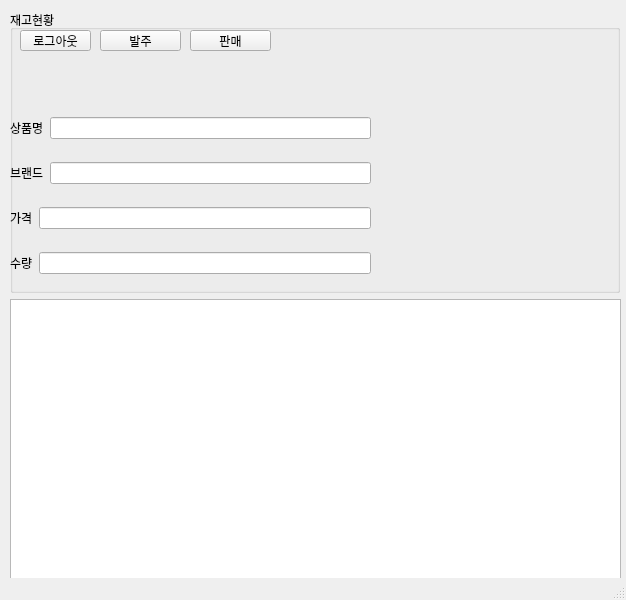
<?xml version="1.0" encoding="UTF-8"?>
<ui version="4.0">
 <class>MainWindow</class>
 <widget class="QMainWindow" name="MainWindow">
  <property name="geometry">
   <rect>
    <x>0</x>
    <y>0</y>
    <width>626</width>
    <height>600</height>
   </rect>
  </property>
  <property name="maximumSize">
   <size>
    <width>750</width>
    <height>600</height>
   </size>
  </property>
  <property name="windowTitle">
   <string>MainWindow</string>
  </property>
  <widget class="QWidget" name="centralwidget">
   <widget class="QWidget" name="verticalLayoutWidget">
    <property name="geometry">
     <rect>
      <x>10</x>
      <y>10</y>
      <width>611</width>
      <height>571</height>
     </rect>
    </property>
    <layout class="QVBoxLayout" name="verticalLayout">
     <item>
      <layout class="QHBoxLayout" name="horizontalLayout">
       <item>
        <widget class="QGroupBox" name="groupBox">
         <property name="sizePolicy">
          <sizepolicy hsizetype="MinimumExpanding" vsizetype="Preferred">
           <horstretch>0</horstretch>
           <verstretch>0</verstretch>
          </sizepolicy>
         </property>
         <property name="title">
          <string>재고현황</string>
         </property>
         <widget class="QWidget" name="verticalLayoutWidget_2">
          <property name="geometry">
           <rect>
            <x>0</x>
            <y>90</y>
            <width>361</width>
            <height>191</height>
           </rect>
          </property>
          <layout class="QVBoxLayout" name="verticalLayout_2">
           <item>
            <layout class="QHBoxLayout" name="horizontalLayout_3">
             <item>
              <widget class="QLabel" name="label">
               <property name="text">
                <string>상품명</string>
               </property>
              </widget>
             </item>
             <item>
              <widget class="QLineEdit" name="input_std_id">
               <property name="inputMask">
                <string/>
               </property>
               <property name="readOnly">
                <bool>true</bool>
               </property>
              </widget>
             </item>
            </layout>
           </item>
           <item>
            <layout class="QHBoxLayout" name="horizontalLayout_4">
             <item>
              <widget class="QLabel" name="input_std_name">
               <property name="text">
                <string>브랜드</string>
               </property>
              </widget>
             </item>
             <item>
              <widget class="QLineEdit" name="lineEdit">
               <property name="inputMask">
                <string/>
               </property>
               <property name="text">
                <string/>
               </property>
              </widget>
             </item>
            </layout>
           </item>
           <item>
            <layout class="QHBoxLayout" name="horizontalLayout_5">
             <item>
              <widget class="QLabel" name="label_2">
               <property name="text">
                <string>가격</string>
               </property>
              </widget>
             </item>
             <item>
              <widget class="QLineEdit" name="lineEdit_2">
               <property name="inputMask">
                <string/>
               </property>
               <property name="text">
                <string/>
               </property>
              </widget>
             </item>
            </layout>
           </item>
           <item>
            <layout class="QHBoxLayout" name="horizontalLayout_6">
             <item>
              <widget class="QLabel" name="label_3">
               <property name="text">
                <string>수량</string>
               </property>
              </widget>
             </item>
             <item>
              <widget class="QLineEdit" name="lineEdit_3">
               <property name="inputMask">
                <string/>
               </property>
               <property name="text">
                <string/>
               </property>
              </widget>
             </item>
            </layout>
           </item>
          </layout>
         </widget>
         <widget class="QPushButton" name="pushButton">
          <property name="geometry">
           <rect>
            <x>10</x>
            <y>20</y>
            <width>71</width>
            <height>21</height>
           </rect>
          </property>
          <property name="sizePolicy">
           <sizepolicy hsizetype="Minimum" vsizetype="MinimumExpanding">
            <horstretch>0</horstretch>
            <verstretch>0</verstretch>
           </sizepolicy>
          </property>
          <property name="text">
           <string>로그아웃</string>
          </property>
         </widget>
         <widget class="QPushButton" name="pushButton_2">
          <property name="geometry">
           <rect>
            <x>90</x>
            <y>20</y>
            <width>81</width>
            <height>21</height>
           </rect>
          </property>
          <property name="sizePolicy">
           <sizepolicy hsizetype="Minimum" vsizetype="MinimumExpanding">
            <horstretch>0</horstretch>
            <verstretch>0</verstretch>
           </sizepolicy>
          </property>
          <property name="text">
           <string>발주</string>
          </property>
         </widget>
         <widget class="QPushButton" name="pushButton_3">
          <property name="geometry">
           <rect>
            <x>180</x>
            <y>20</y>
            <width>81</width>
            <height>21</height>
           </rect>
          </property>
          <property name="sizePolicy">
           <sizepolicy hsizetype="Minimum" vsizetype="MinimumExpanding">
            <horstretch>0</horstretch>
            <verstretch>1</verstretch>
           </sizepolicy>
          </property>
          <property name="text">
           <string>판매</string>
          </property>
         </widget>
        </widget>
       </item>
       <item>
        <spacer name="verticalSpacer">
         <property name="orientation">
          <enum>Qt::Vertical</enum>
         </property>
         <property name="sizeHint" stdset="0">
          <size>
           <width>1</width>
           <height>40</height>
          </size>
         </property>
        </spacer>
       </item>
      </layout>
     </item>
     <item>
      <layout class="QHBoxLayout" name="horizontalLayout_2">
       <item>
        <widget class="QTableWidget" name="tableWidget">
         <property name="maximumSize">
          <size>
           <width>16777215</width>
           <height>320</height>
          </size>
         </property>
        </widget>
       </item>
      </layout>
     </item>
    </layout>
   </widget>
  </widget>
  <widget class="QStatusBar" name="statusbar"/>
 </widget>
 <resources/>
 <connections/>
</ui>
